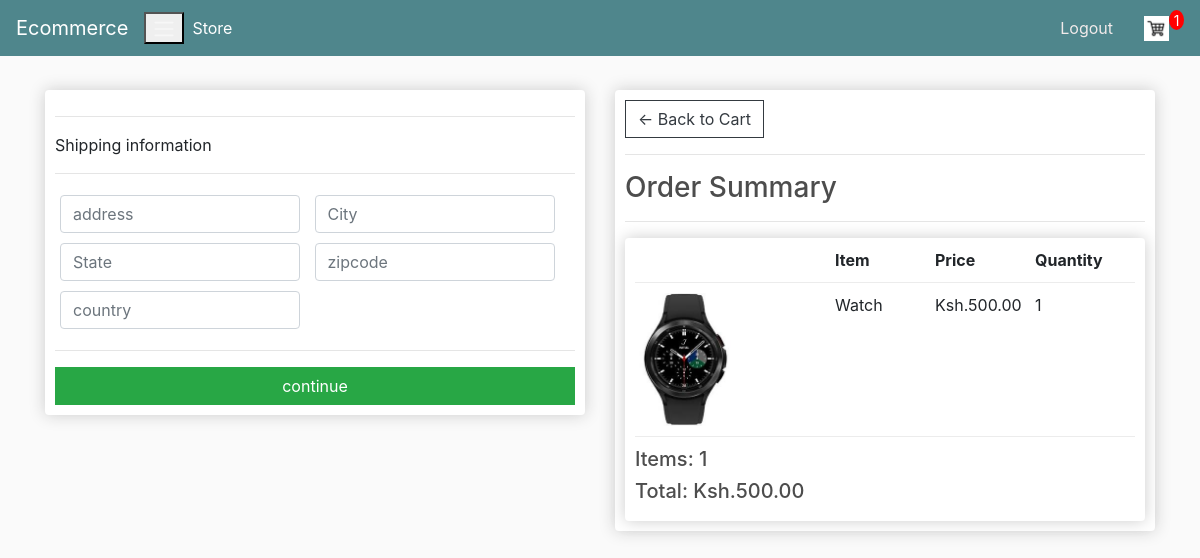
Screenshot of /checkout/ (signed in) with the database file from the repository.
### stores/models.py (models this page shows, shortened)
class OrderItem(models.Model):
    product = models.ForeignKey(Product, on_delete=models.SET_NULL, null=True, blank=True)
    order = models.ForeignKey(Order, on_delete=models.SET_NULL, null=True, blank=True)
    quantity = models.IntegerField(default=0, null=True, blank=True)
    date_added = models.DateTimeField(auto_now_add=True)
    @property
    def get_total(self):
        total = self.product.price * self.quantity
        return total

class Product(models.Model):
    name = models.CharField(max_length=200, null=True)
    price = models.DecimalField(default=200, max_digits=10, decimal_places=2)
    digital = models.BooleanField(default=False, null=True,blank=False)
    description = models.TextField(default='More about this product')
    image = models.ImageField(null=True, blank=True)
    @property
    def imageURL(self):
        try:
            url = self.image.url
        except:
            url = ''
        return url

class Order(models.Model):
    customer = models.ForeignKey(Customer, on_delete=models.SET_NULL, null=True, blank=True)
    date_ordered = models.DateTimeField(auto_now_add=True)
    complete = models.BooleanField(default=False, null=True, blank=False)
    transaction_id = models.CharField(max_length=200, null=True)
    @property
    def shipping(self):
        shipping = False
        orderitems = self.orderitem_set.all()
        for i in orderitems:
            if i.product.digital == False:
                shipping = True
        return shipping
    @property
    def get_cart_total(self):
        orderitems = self.orderitem_set.all()
        total = sum([item.get_total for item in orderitems])
        return total
    @property
    def get_cart_items(self):
        orderitems = self.orderitem_set.all()
        total = sum([item.quantity for item in orderitems])
        return total

### stores/views.py (the view)
# urls.py: path('checkout/', views.checkout, name='checkout'),
def checkout(request):
    data = cartData(request)
    cartItems = data['cartItems']
    order = data['order']
    items = data['items']
    context = {'items': items, 'order': order, 'cartItems': cartItems}
    return render(request, 'stores/checkout.html', context)

### stores/utils.py (called while the page is built)
def cartData(request):
    if request.user.is_authenticated:
        customer = request.user.customer
        order, created = Order.objects.get_or_create(customer=customer, complete=False)
        items = order.orderitem_set.all()
        cartItems = order.get_cart_items
    else:
        cookieData = cookieCart(request)
        cartItems = cookieData['cartItems']
        order = cookieData['order']
        items = cookieData['items']
    return {'cartItems':cartItems, 'order':order, 'items':items}

### stores/templates/stores/checkout.html (shortened to what this page needs)
{% extends 'stores/base.html' %}
{% block content %}
<div class="row">
    <div class="col-lg-6">
        <div class="box-element" id="form-wrapper">
            <form id="form">
                <div id="shipping-info">
                    <hr>
                    <p>Shipping information</p>
                    <hr>
                    <div class="form-field">
                        <input class="form-control" type="text" name="address" placeholder="address">
                    </div>
                    <div class="form-field">
                        <input class="form-control" type="text" name="city" placeholder="City">
                    </div>
                    <div class="form-field">
                        <input class="form-control" type="text" name="state" placeholder="State">
                    </div>
                    <div class="form-field">
                        <input class="form-control" type="text" name="zipcode" placeholder="zipcode">
                    </div>
                    <div class="form-field">
                        <input class="form-control" type="text" name="country" placeholder="country">
                    </div>
                </div>
                <hr>
                <input id="form-button" class="btn btn-success btn-block" type="submit" value="continue">
            </form>
        </div>
        <br>
    </div>
    <div class="col-lg-6">
        <div class="box-element">
            <a class="btn btn-outline-dark" href="{% url 'cart' %}">&#x2190; Back to Cart</a>
            <hr>
            <h3>Order Summary</h3>
            <hr>
            <div class="box-element">
                <div class="cart-row">
                    <div style="flex: 2;" ></div>
                    <div style="flex: 1;" ><strong>Item</strong></div>
                    <div style="flex: 1;" ><strong>Price</strong></div>
                    <div style="flex: 1;" ><strong>Quantity</strong></div>
                </div>
            {% for item in items %}
            <div class="cart-row">
                <div style="flex: 2;"><img class="row-image" src="{{ item.product.imageURL }}">
                </div>
                <div style="flex: 1;">{{ item.product.name }}</div>
                <div style="flex: 1;">Ksh.{{ item.product.price }}</div>
                <div style="flex: 1;">{{ item.quantity }}</div>
            </div>
            {% endfor %}
            <h5>Items: {{ order.get_cart_items }}</h5>
            <h5>Total: Ksh.{{ order.get_cart_total|floatformat:2 }}</h5>
        </div>
    </div>
</div>
{% endblock content %}

### static/css/main.css (style rules this page uses)
body { background-color: hsl(0, 0%, 98%); }
h1, h2, h3, h4, h5, h6 { color: hsl(0, 0%, 30%); }
.col-lg-4, .col-lg-6, .col-lg-8 .col-lg-12 { margin-top: 10px; }
.box-element { box-shadow: hsl(0, 0%, 80%)0 0 16px; background-color: #fff; border-radius: 4px; padding: 10px; }
.btn { border-radius: 0; }
.row-image { width: 100px; }
.form-field { width: 250px; display: inline-block; padding: 5px; }
.cart-row { display: flex; align-items: flex-stretch; flex-direction: row; padding-bottom: 10px; margin-bottom: 10px; border-bottom: 1px solid #ececec; }

### rows the page displays
OrderItem: product.imageURL (picture), product.name "Watch", product.price "500.00", quantity "1"
Order: get_cart_items "1", get_cart_total "500.00"

### other values shown
{{ cartItems }} "1"
